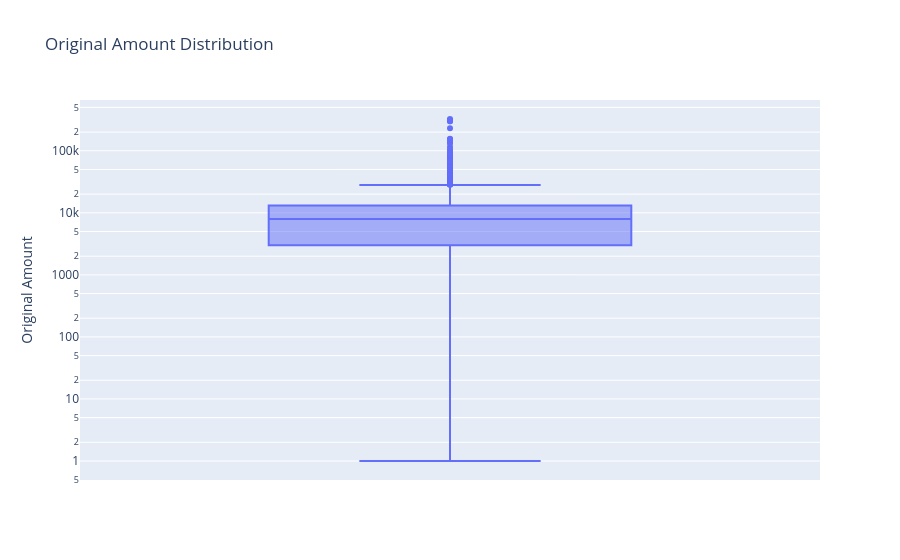

The cell this chart's notebook holds for it:
### Code cell
import plotly.express as px

fig = px.box(
    df,
    y="Original Amount",
    title="Original Amount Distribution",
    log_y=True
)

fig.show()

### Figure 1 — Plotly figure (JSON) as saved in the notebook; plotly's stock layout.template omitted (floating-point values rounded to 4 significant figures; data arrays with more than 128 entries replaced by an {"elided": "..."} marker saying what was removed)
{"data": [{"alignmentgroup": "True", "hovertemplate": "Original Amount=%{y}<extra></extra>", "legendgroup": "", "marker": {"color": "#636efa"}, "name": "", "notched": false, "offsetgroup": "", "orientation": "v", "showlegend": false, "type": "box", "x0": " ", "xaxis": "x", "y": {"elided": "3267 float values"}, "y0": " ", "yaxis": "y"}], "layout": {"boxmode": "group", "legend": {"tracegroupgap": 0}, "title": {"text": "Original Amount Distribution"}, "xaxis": {"anchor": "y", "domain": [0, 1]}, "yaxis": {"anchor": "x", "domain": [0, 1], "title": {"text": "Original Amount"}, "type": "log"}}}
